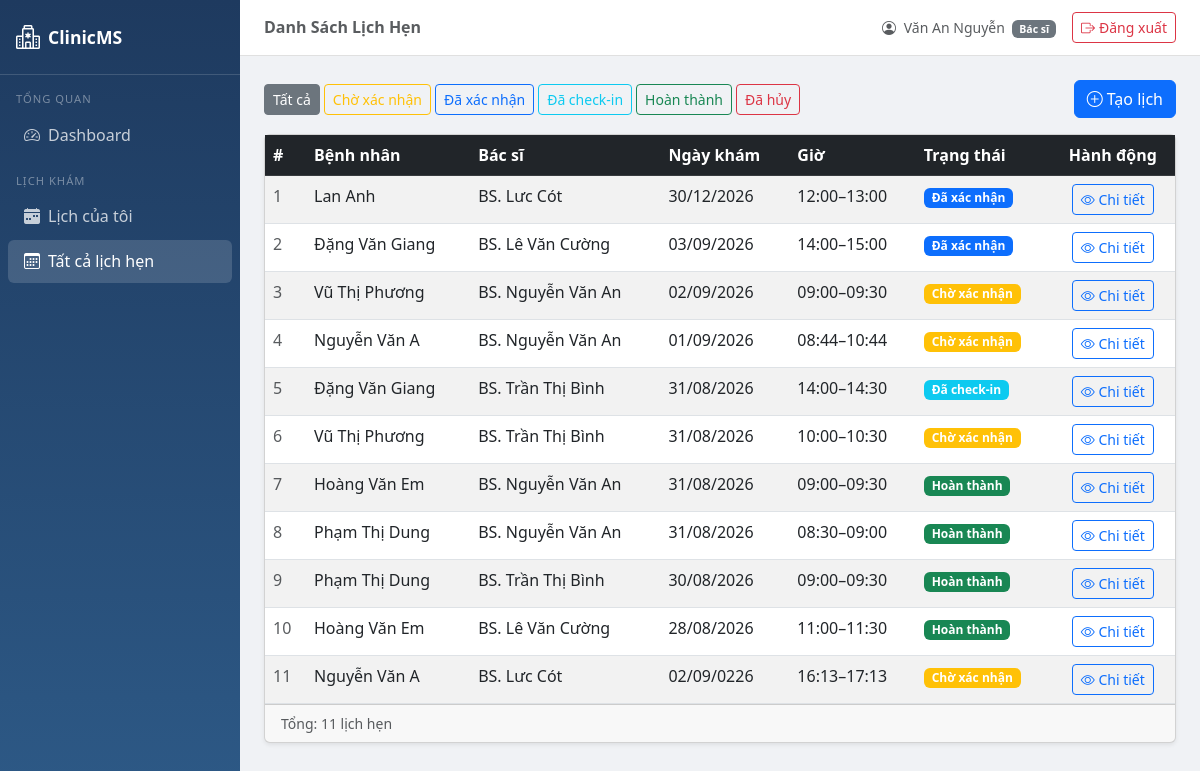
The page /appointments/ (signed in) on the database its author committed.
### accounts/models.py (models this page shows, shortened)
class UserProfile(models.Model):
    ROLE_CHOICES = [
        ('admin', 'Quản trị viên'),
        ('doctor', 'Bác sĩ'),
        ('staff', 'Nhân viên'),
    ]
    user = models.OneToOneField(User, on_delete=models.CASCADE, related_name='profile')
    role = models.CharField(max_length=10, choices=ROLE_CHOICES, default='staff', verbose_name='Vai trò')
    phone = models.CharField(max_length=15, blank=True, verbose_name='Số điện thoại')
    class Meta:
        verbose_name = 'Hồ sơ người dùng'
        verbose_name_plural = 'Hồ sơ người dùng'

### appointments/models.py (models this page shows, shortened)
class Appointment(models.Model):
    STATUS_CHOICES = [
        ('pending', 'Chờ xác nhận'),
        ('confirmed', 'Đã xác nhận'),
        ('checked_in', 'Đã check-in'),
        ('done', 'Hoàn thành'),
        ('cancelled', 'Đã hủy'),
    ]
    patient = models.ForeignKey(Patient, on_delete=models.CASCADE, verbose_name='Bệnh nhân')
    doctor = models.ForeignKey(Doctor, on_delete=models.CASCADE, verbose_name='Bác sĩ')
    date = models.DateField(verbose_name='Ngày khám')
    start_time = models.TimeField(verbose_name='Giờ bắt đầu')
    end_time = models.TimeField(verbose_name='Giờ kết thúc')
    status = models.CharField(max_length=15, choices=STATUS_CHOICES, default='pending',
                              verbose_name='Trạng thái')
    note = models.TextField(blank=True, verbose_name='Ghi chú')
    created_at = models.DateTimeField(auto_now_add=True, verbose_name='Ngày tạo')
    class Meta:
        verbose_name = 'Lịch hẹn'
        verbose_name_plural = 'Lịch hẹn'
        ordering = ['-date', '-start_time']
    def get_status_badge_class(self):
        return {
            'pending': 'warning',
            'confirmed': 'primary',
            'checked_in': 'info',
            'done': 'success',
            'cancelled': 'danger',
        }.get(self.status, 'secondary')

### patients/models.py (models this page shows, shortened)
class Patient(models.Model):
    GENDER_CHOICES = [
        ('M', 'Nam'),
        ('F', 'Nữ'),
        ('O', 'Khác'),
    ]
    full_name = models.CharField(max_length=100, verbose_name='Họ và tên')
    date_of_birth = models.DateField(verbose_name='Ngày sinh')
    gender = models.CharField(max_length=1, choices=GENDER_CHOICES, verbose_name='Giới tính')
    phone = models.CharField(max_length=15, verbose_name='Số điện thoại')
    address = models.TextField(blank=True, verbose_name='Địa chỉ')
    created_at = models.DateTimeField(auto_now_add=True, verbose_name='Ngày tạo')
    class Meta:
        verbose_name = 'Bệnh nhân'
        verbose_name_plural = 'Bệnh nhân'
        ordering = ['-created_at']

### doctors/models.py (models this page shows, shortened)
class Doctor(models.Model):
    user = models.OneToOneField(User, on_delete=models.SET_NULL, null=True, blank=True,
                                related_name='doctor', verbose_name='Tài khoản')
    full_name = models.CharField(max_length=100, verbose_name='Họ và tên')
    specialty = models.CharField(max_length=100, verbose_name='Chuyên khoa')
    phone = models.CharField(max_length=15, blank=True, verbose_name='Số điện thoại')
    is_active = models.BooleanField(default=True, verbose_name='Đang hoạt động')
    class Meta:
        verbose_name = 'Bác sĩ'
        verbose_name_plural = 'Bác sĩ'
        ordering = ['full_name']

### appointments/views.py (the view)
# urls.py: path('', views.appointment_list, name='list'),
@login_required
def appointment_list(request):
    appointments = Appointment.objects.select_related('patient', 'doctor').order_by('-date', '-start_time')
    status_filter = request.GET.get('status', '')
    date_filter   = request.GET.get('date', '')
    if status_filter:
        appointments = appointments.filter(status=status_filter)
    if date_filter:
        appointments = appointments.filter(date=date_filter)
    return render(request, 'appointments/appointment_list.html', {
        'appointments': appointments,
        'status_filter': status_filter,
        'date_filter': date_filter,
        'status_choices': Appointment.STATUS_CHOICES,
    })

### accounts/context_processors.py (called while the page is built)
def user_role(request):
    ctx = {
        'is_admin': False,
        'is_staff_role': False,
        'is_doctor': False,
        'is_admin_or_staff': False,
    }
    if request.user.is_authenticated:
        if request.user.is_superuser:
            ctx['is_admin'] = True
            ctx['is_admin_or_staff'] = True
        elif hasattr(request.user, 'profile'):
            role = request.user.profile.role
            ctx['is_admin']         = (role == 'admin')
            ctx['is_staff_role']    = (role == 'staff')
            ctx['is_doctor']        = (role == 'doctor')
            ctx['is_admin_or_staff'] = (role in ['admin', 'staff'])
    return ctx

### templates/appointments/appointment_list.html (shortened to what this page needs)
{% extends 'base.html' %}
{% block page_title %}Danh Sách Lịch Hẹn{% endblock %}
{% block content %}
<div class="d-flex justify-content-between align-items-center mb-3">
    <div class="d-flex flex-wrap gap-1">
        <a href="{% url 'appointments:list' %}" class="btn btn-sm {% if not status_filter %}btn-secondary{% else %}btn-outline-secondary{% endif %}">Tất cả</a>
        <a href="?status=pending" class="btn btn-sm {% if status_filter == 'pending' %}btn-warning{% else %}btn-outline-warning{% endif %}">Chờ xác nhận</a>
        <a href="?status=confirmed" class="btn btn-sm {% if status_filter == 'confirmed' %}btn-primary{% else %}btn-outline-primary{% endif %}">Đã xác nhận</a>
        <a href="?status=checked_in" class="btn btn-sm {% if status_filter == 'checked_in' %}btn-info{% else %}btn-outline-info{% endif %}">Đã check-in</a>
        <a href="?status=done" class="btn btn-sm {% if status_filter == 'done' %}btn-success{% else %}btn-outline-success{% endif %}">Hoàn thành</a>
        <a href="?status=cancelled" class="btn btn-sm {% if status_filter == 'cancelled' %}btn-danger{% else %}btn-outline-danger{% endif %}">Đã hủy</a>
    </div>
    <a href="{% url 'appointments:create' %}" class="btn btn-primary"><i class="bi bi-plus-circle me-1"></i>Tạo lịch</a>
</div>
<div class="card shadow-sm">
    <div class="card-body p-0">
        <table class="table table-hover table-striped mb-0">
            <thead class="table-dark"><tr><th>#</th><th>Bệnh nhân</th><th>Bác sĩ</th><th>Ngày khám</th><th>Giờ</th><th>Trạng thái</th><th class="text-center">Hành động</th></tr></thead>
            <tbody>
                {% for a in appointments %}
                <tr>
                    <td class="text-muted">{{ forloop.counter }}</td>
                    <td>{{ a.patient.full_name }}</td>
                    <td>BS. {{ a.doctor.full_name }}</td>
                    <td>{{ a.date|date:"d/m/Y" }}</td>
                    <td>{{ a.start_time|time:"H:i" }}–{{ a.end_time|time:"H:i" }}</td>
                    <td><span class="badge bg-{{ a.get_status_badge_class }}">{{ a.get_status_display }}</span></td>
                    <td class="text-center"><a href="{% url 'appointments:detail' a.pk %}" class="btn btn-sm btn-outline-primary"><i class="bi bi-eye"></i> Chi tiết</a></td>
                </tr>
                {% empty %}
                <tr><td colspan="7" class="text-center py-5 text-muted"><i class="bi bi-calendar-x fs-1 d-block mb-2"></i>Không có lịch hẹn nào.</td></tr>
                {% endfor %}
            </tbody>
        </table>
    </div>
    <div class="card-footer text-muted small">Tổng: {{ appointments|length }} lịch hẹn</div>
</div>
{% endblock %}

### templates/base.html (shortened to what this page needs)
<!DOCTYPE html>
<html lang="vi">
<head>
    <link href="https://cdn.jsdelivr.net/npm/bootstrap@5.3.0/dist/css/bootstrap.min.css" rel="stylesheet">
    <link href="https://cdn.jsdelivr.net/npm/bootstrap-icons@1.10.5/font/bootstrap-icons.css" rel="stylesheet">
</head>
<body>
<nav class="sidebar">
    <a class="sidebar-brand" href="{% url 'dashboard:index' %}">
        <i class="bi bi-hospital fs-4"></i> ClinicMS
    </a>
    <div class="mt-2">
        <div class="nav-section">Tổng quan</div>
        <a href="{% url 'dashboard:index' %}" class="nav-link {% if request.resolver_match.app_name == 'dashboard' %}active{% endif %}">
            <i class="bi bi-speedometer2 me-2"></i>Dashboard
        </a>
        {% if is_doctor %}
        <div class="nav-section mt-2">Lịch khám</div>
        <a href="{% url 'appointments:my_schedule' %}" class="nav-link {% if request.resolver_match.url_name == 'my_schedule' %}active{% endif %}">
            <i class="bi bi-calendar-week-fill me-2"></i>Lịch của tôi
        </a>
        <a href="{% url 'appointments:list' %}" class="nav-link {% if request.resolver_match.app_name == 'appointments' and request.resolver_match.url_name != 'my_schedule' %}active{% endif %}">
            <i class="bi bi-calendar3 me-2"></i>Tất cả lịch hẹn
        </a>
        {% endif %}
    </div>
</nav>
<div class="main-content">
    <div class="topbar">
        <h6 class="mb-0 fw-semibold text-muted">{% block page_title %}{% endblock %}</h6>
        <div class="d-flex align-items-center gap-3">
            {% if request.user.is_authenticated %}
            <span class="text-muted small">
                <i class="bi bi-person-circle me-1"></i>
                {{ request.user.get_full_name|default:request.user.username }}
                {% if request.user.profile %}
                <span class="badge bg-secondary ms-1">{{ request.user.profile.get_role_display }}</span>
                {% endif %}
            </span>
            <form method="post" action="{% url 'accounts:logout' %}" class="mb-0">
                <button type="submit" class="btn btn-outline-danger btn-sm">
                    <i class="bi bi-box-arrow-right me-1"></i>Đăng xuất
                </button>
            </form>
            {% endif %}
        </div>
    </div>
    <div class="content-area">
        {% block content %}{% endblock %}
    </div>
</div>
</body>
</html>

### templates/base.html (style rules this page uses)
body { background-color: #f0f2f5; }
.sidebar { width: 240px; min-height: 100vh; background: linear-gradient(180deg, #1e3a5f 0%, #2d5986 100%); position: fixed; top: 0; left: 0; z-index: 100; }
.sidebar-brand { padding: 1.2rem 1rem; border-bottom: 1px solid rgba(255,255,255,.15); color: white; font-weight: bold; font-size: 1.1rem; text-decoration: none; display: flex; align-items: center; gap: 8px; }
.sidebar .nav-link { color: rgba(255,255,255,.75); padding: .6rem 1rem; border-radius: 6px; margin: 2px 8px; transition: all .2s; }
.sidebar .nav-link:hover, .sidebar .nav-link.active { background: rgba(255,255,255,.15); color: white; }
.sidebar .nav-section { font-size: .7rem; text-transform: uppercase; letter-spacing: 1px; color: rgba(255,255,255,.4); padding: .5rem 1rem .2rem; }
.main-content { margin-left: 240px; min-height: 100vh; }
.topbar { background: white; border-bottom: 1px solid #e0e0e0; padding: .75rem 1.5rem; display: flex; justify-content: space-between; align-items: center; }
.content-area { padding: 1.5rem; }

### rows shown on the page
Appointment: patient.full_name "Lan Anh", doctor.full_name "Lưc Cót", date "30/12/2026", start_time "12:00", end_time "13:00", status "Đã xác nhận"
Appointment: patient.full_name "Đặng Văn Giang", doctor.full_name "Lê Văn Cường", date "03/09/2026", start_time "14:00", end_time "15:00", status "Đã xác nhận"
Appointment: patient.full_name "Vũ Thị Phương", doctor.full_name "Nguyễn Văn An", date "02/09/2026", start_time "09:00", end_time "09:30", status "Chờ xác nhận"
Appointment: patient.full_name "Nguyễn Văn A", doctor.full_name "Nguyễn Văn An", date "01/09/2026", start_time "08:44", end_time "10:44", status "Chờ xác nhận"
Appointment: patient.full_name "Đặng Văn Giang", doctor.full_name "Trần Thị Bình", date "31/08/2026", start_time "14:00", end_time "14:30", status "Đã check-in"
Appointment: patient.full_name "Vũ Thị Phương", doctor.full_name "Trần Thị Bình", date "31/08/2026", start_time "10:00", end_time "10:30", status "Chờ xác nhận"
Appointment: patient.full_name "Hoàng Văn Em", doctor.full_name "Nguyễn Văn An", date "31/08/2026", start_time "09:00", end_time "09:30", status "Hoàn thành"
Appointment: patient.full_name "Phạm Thị Dung", doctor.full_name "Nguyễn Văn An", date "31/08/2026", start_time "08:30", end_time "09:00", status "Hoàn thành"
Appointment: patient.full_name "Phạm Thị Dung", doctor.full_name "Trần Thị Bình", date "30/08/2026", start_time "09:00", end_time "09:30", status "Hoàn thành"
Appointment: patient.full_name "Hoàng Văn Em", doctor.full_name "Lê Văn Cường", date "28/08/2026", start_time "11:00", end_time "11:30", status "Hoàn thành"
Appointment: patient.full_name "Nguyễn Văn A", doctor.full_name "Lưc Cót", date "02/09/0226", start_time "16:13", end_time "17:13", status "Chờ xác nhận"

### other values the page prints
{{ request.user.get_full_name|default:request.user.username }} "Văn An Nguyễn"
{{ request.user.profile.get_role_display }} "Bác sĩ"
{{ appointments|length }} "11"
